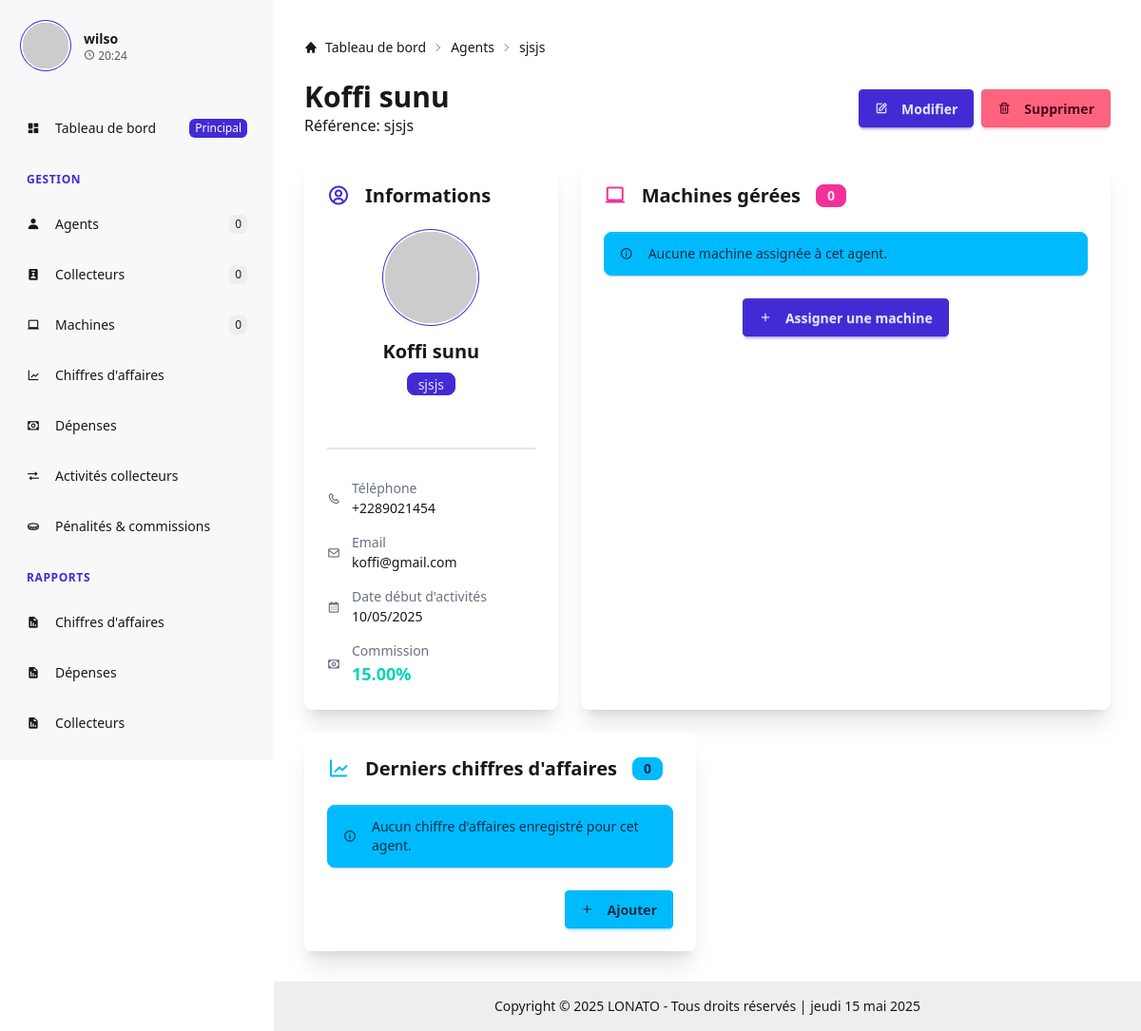
Before: /agents/1/ (signed in) with the older database file.
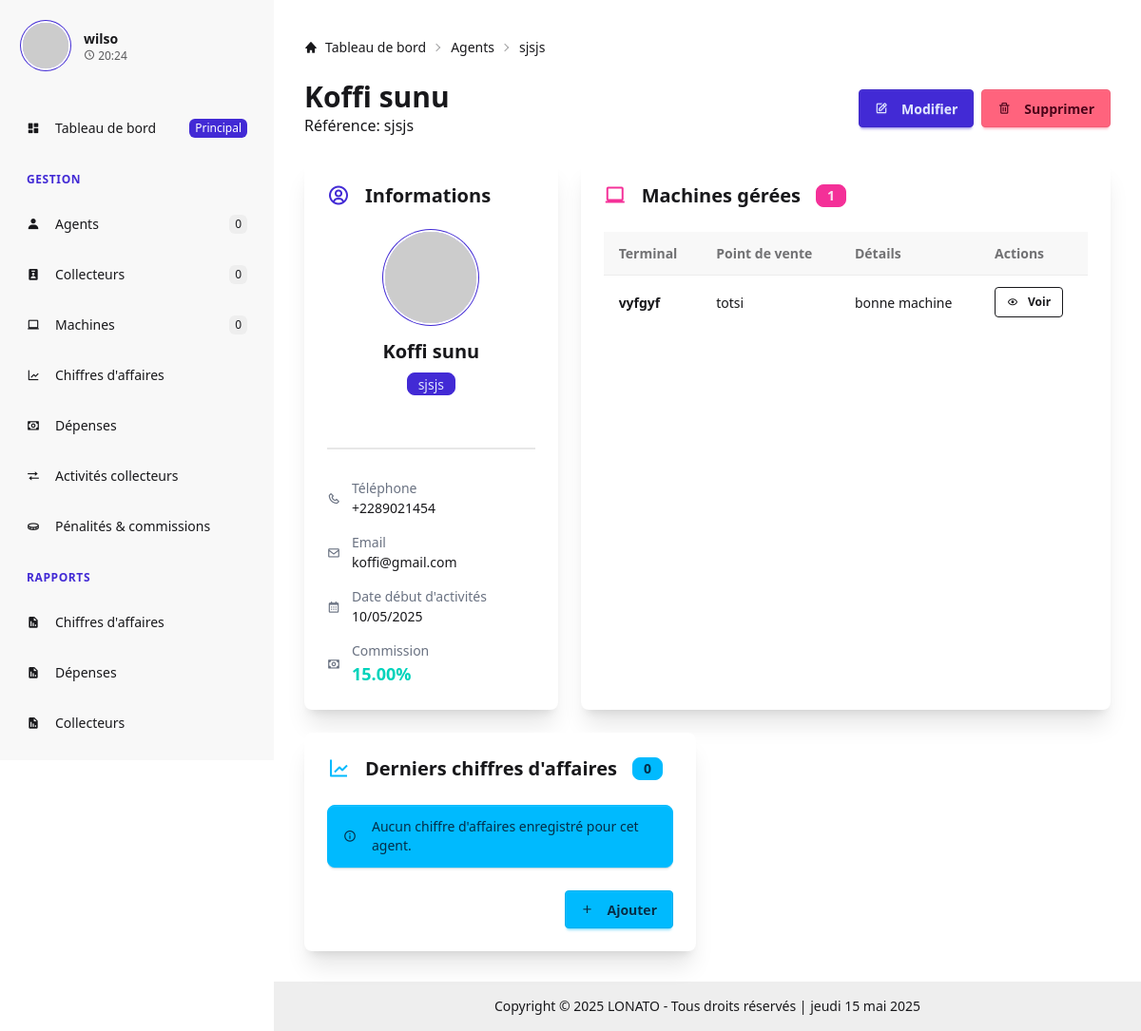
After: the same page with the newer database file.
### gestloto/models.py (models this page shows, shortened)
class Machine(models.Model):
    numero_terminal = models.CharField(max_length=50, unique=True)
    nom_point_vente = models.CharField(max_length=100)
    details = models.TextField(blank=True)
    agent = models.ForeignKey(Agent, on_delete=models.SET_NULL, null=True, blank=True, related_name='machines')
    class Meta:
        verbose_name = "Machine"
        verbose_name_plural = "Machines"

### gestloto/views/agents.py (the view)
# urls.py: path('agents/<int:pk>/', agent_detail, name='agent_detail'),
@login_required
def agent_detail(request, pk):
    agent = get_object_or_404(Agent, pk=pk)
    machines = agent.machines.all()
    chiffres_affaires = agent.chiffres_enregistres.all().order_by('-date_chiffre_affaire')[:10]
    penalites_commissions = agent.penalites_commissions.all().order_by('-date_penalite', '-date_commission')[:10]
    context = {
        'agent': agent,
        'machines': machines,
        'chiffres_affaires': chiffres_affaires,
        'penalites_commissions': penalites_commissions,
    }
    return render(request, 'gestloto/agents/detail.html', context)

### gestloto/templates/gestloto/agents/detail.html (shortened to what the changed rows need)
{% extends 'base.html' %}
{% block page_title %}{{ agent.nom_agent }} {{ agent.prenom_agent }}{% endblock %}
{% block content %}
<div class="grid grid-cols-1 lg:grid-cols-3 gap-6">
    <div class="card bg-base-100 shadow-xl col-span-1">
        <div class="card-body">
            <h2 class="card-title text-xl">
                <i class="bx bx-user-circle text-primary text-2xl mr-2"></i>
                Informations
            </h2>
        </div>
    </div>
    <div class="card bg-base-100 shadow-xl col-span-2">
        <div class="card-body">
            <h2 class="card-title text-xl">
                <i class="bx bx-laptop text-secondary text-2xl mr-2"></i>
                Machines gérées
                <div class="badge badge-secondary ml-2">{{ machines|length }}</div>
            </h2>
            {% if machines %}
            <div class="overflow-x-auto mt-4">
                <table class="table table-zebra w-full">
                    <thead>
                        <tr>
                            <th class="bg-base-200">Terminal</th>
                            <th class="bg-base-200">Point de vente</th>
                            <th class="bg-base-200">Détails</th>
                            <th class="bg-base-200">Actions</th>
                        </tr>
                    </thead>
                    <tbody>
                        {% for machine in machines %}
                        <tr>
                            <td class="font-bold">{{ machine.numero_terminal }}</td>
                            <td>{{ machine.nom_point_vente }}</td>
                            <td>{{ machine.details|truncatechars:50 }}</td>
                            <td>
                                <a href="{% url 'machine_detail' machine.id %}" class="btn btn-sm btn-outline">
                                    <i class="bx bx-show mr-1"></i> Voir
                                </a>
                            </td>
                        </tr>
                        {% endfor %}
                    </tbody>
                </table>
            </div>
            {% else %}
            <div class="alert alert-info mt-4">
                <i class="bx bx-info-circle"></i>
                <span>Aucune machine assignée à cet agent.</span>
            </div>
            <div class="card-actions justify-center mt-4">
                <a href="{% url 'machine_create' %}" class="btn btn-primary">
                    <i class="bx bx-plus mr-2"></i> Assigner une machine
                </a>
            </div>
            {% endif %}
        </div>
    </div>
</div>
<div class="grid grid-cols-1 lg:grid-cols-2 gap-6 mt-6">
    <div class="card bg-base-100 shadow-xl">
        <div class="card-body">
            <h2 class="card-title text-xl">
                <i class="bx bx-line-chart text-info text-2xl mr-2"></i>
                Derniers chiffres d'affaires
                <div class="badge badge-info ml-2">{{ chiffres_affaires|length }}</div>
            </h2>
        </div>
    </div>
{% endblock content %}

Changed rows visible on the page:
added Machine: numero_terminal "vyfgyf", nom_point_vente "totsi", details "bonne machine"
Other visible differences:
{{ machines|length }}: "0" → "1"
text no longer shown: "Aucune machine assignée à cet agent. Assigner une machine"
text now shown: "Terminal Point de vente Détails Actions"
